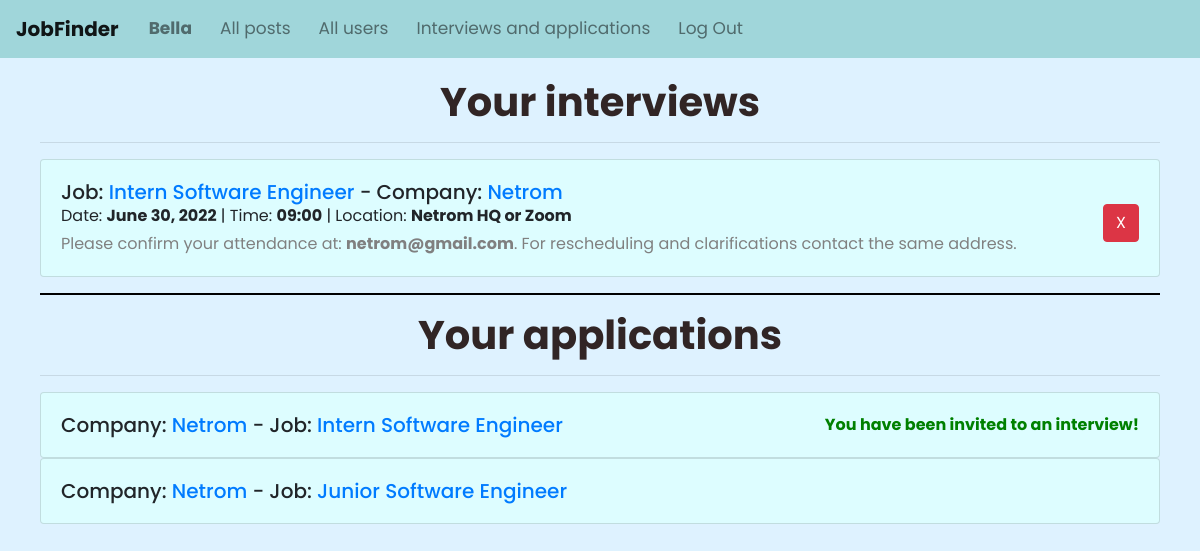
The app's page /interviews (signed in) with its own data.
### JobFinderApp/models.py (models this page shows, shortened)
class User(AbstractUser):
    description = models.CharField(max_length=500, blank=True, null=True)
    birth_date = models.DateField(blank=True, null=True)
    field = models.CharField(max_length=500, blank=True, null=True)
    is_company = models.BooleanField(default=False)
    location = models.CharField(max_length=100, blank=True, null=True)
    link_to_location = models.CharField(max_length=200, blank=True, null=True)
    class Meta:
        ordering = ['-id']

class Message(models.Model):
    company = models.ForeignKey(User, on_delete=models.CASCADE, related_name="messages")
    job = models.ForeignKey(Job, on_delete=models.CASCADE)
    person = models.ForeignKey(User, on_delete=models.CASCADE, related_name="interviews")
    date = models.DateField(blank = True, null = True)
    time = models.CharField(max_length=20)
    location = models.CharField(max_length=60)

class Job(models.Model):
    user = models.ForeignKey(User, on_delete=models.CASCADE, related_name="job_posts")
    applicants = models.ManyToManyField(User, related_name="applications", blank=True)
    accepted = models.ManyToManyField(User, related_name="accepted", blank=True)
    title = models.CharField(max_length=50)
    level = models.CharField(max_length=50)
    color = models.CharField(max_length=50, blank=True, null=True)
    description = models.TextField(max_length=2000)
    requirements = models.TextField(max_length=1500)
    compensation = models.TextField(max_length=1500, default="None")
    field = models.CharField(max_length=500, blank=True, null=True)
    class Meta:
        ordering = ['-id']

### JobFinderApp/views.py (the view)
# urls.py: path("interviews", views.interviews, name="interviews"),
def interviews(request):
    if not request.user.is_company:
        interviews = Message.objects.filter(person=request.user)
        for interview in interviews:
            if interview.date < datetime.date.today():
                interview.job.accepted.remove(interview.person)
                interview.delete()
        return render(request, "JobFinderApp/interviews.html", {
            'interviews': Message.objects.filter(person=request.user),
            'job_applications': Job.objects.filter(applicants=request.user)
        })

### JobFinderApp/templates/JobFinderApp/interviews.html (shortened to what this page needs)
{% extends "JobFinderApp/layout.html" %}
{% block body %}
    <div class="container-fluid" style="padding: 20px 40px;">
        <h1 style="color:rgb(49, 37, 37); text-align: center;"><strong>Your interviews</strong></h1>
        <hr>
        {% for interview in interviews %}
            <div class="card post">
                <div class="card-body pb-1">
                    <h5 class="card-title mb-0"> Job: <a href="{% url 'post' interview.job.id%}">{{ interview.job.title }}</a> - Company: <a href="{% url 'profile' interview.company.username%}">{{ interview.company.username }}</a></h5>
                    <form action="{% url 'delete' interview.id %}" method="POST">
                        <button type="submit" class="btn btn-danger" style="float: right;">X</button>
                    </form>
                    <span>Date: <strong>{{ interview.date }}</strong> | Time: <strong>{{ interview.time }}</strong> | Location: <strong>{{ interview.location }}</strong></span>
                    <p class="mt-1" style="color: grey;">Please confirm your attendance at: <strong>{{ interview.company.email }}</strong>. For rescheduling and clarifications contact the same address.</p>
                </div>
            </div>
        {% empty %}
            <div style="padding-left: 1%;">
                Looks like you don't have any interviews yet!
            </div>
        {% endfor %}
        <hr style="border-color: black; border-width: 2px;">
        <h1 style="color:rgb(49, 37, 37); text-align: center;"><strong>Your applications</strong></h1>
        <hr>
        {% for job in job_applications %}
            <div class="card post">
                <div class="card-body">
                    {% if request.user in job.accepted.all %}
                        <span style="color: green; float: right;"><strong>You have been invited to an interview!</strong></span>
                    {% endif %}
                    <h5 class="card-title mb-0"> Company: <a href="{% url 'profile' job.user.username%}">{{ job.user.username }}</a> - Job: <a href="{% url 'post' job.id%}"> {{ job.title }}</a></h5>
                </div>
            </div>
        {% empty %}
            <div style="padding-left: 1%;">
                Looks like you haven't applied anywhere yet!
            </div>
        {% endfor %}
{% endblock %}

### JobFinderApp/templates/JobFinderApp/layout.html (shortened to what this page needs)
{% load static %}
<!DOCTYPE html>
<html lang="en">
    <head>
        <link rel="stylesheet" href="https://stackpath.bootstrapcdn.com/bootstrap/4.4.1/css/bootstrap.min.css">
        <link href="{% static 'JobFinderApp/styles.css' %}" rel="stylesheet">
    </head>
    <body>
        <nav class="navbar navbar-expand-md navbar-light" style="background-color: rgb(160, 214, 218); font-size: 17px;">
            <a class="navbar-brand" href="{% url 'index' %}"><strong>JobFinder</strong></a>
            <div class="collapse navbar-collapse" id="navbarNav">
              <ul class="nav navbar-nav">
                {% if request.user.is_authenticated %}
                    <li class="nav-item">
                        <a class="nav-link" href="{% url 'profile' request.user.username %}"><strong>{{ request.user.username }}</strong></a>
                    </li>
                    <li class="nav-item">
                        <a class="nav-link" href="{% url 'posts' 'all' 'any' %}">All posts</a>
                    </li>
                    <li class="nav-item">
                        <a class="nav-link" href="{% url 'users' 'all' %}">All users</a>
                    </li>
                    {% if request.user.is_company %}
                        <li class="nav-item">
                            <a class="nav-link" href="{% url 'create_post' %}">Create post</a>
                        </li>
                        <li class="nav-item">
                            <a class="nav-link" href="{% url 'applicants' %}">Applicants</a>
                        </li>
                    {% else %}
                        <li class="nav-item">
                            <a class="nav-link" href="{% url 'interviews' %}">Interviews and applications</a>
                        </li>
                    {% endif %}
                    <li class="nav-item">
                        <a class="nav-link" href="{% url 'logout' %}">Log Out</a>
                    </li>
                {% endif %}
              </ul>
            </div>
          </nav>
        {% block body %}
        {% endblock %}
    </body>
</html>

### JobFinderApp/static/JobFinderApp/styles.css (style rules this page uses)
.post { background-color: rgb(221, 253, 255); transition: background-color 300ms ease-in; cursor: pointer; }
html, body { margin:0px; height:100%; background: #def2ff; font-family: 'Poppins', sans-serif; }
nav div ul li { margin: 0 6px; }

### records on screen
User: user.username "Bella"
Message: job "Intern Software Engineer", company.username "Netrom", date "June 30, 2022", time "09:00", location "Netrom HQ or Zoom", company.email "netrom@gmail.com"
Job: shows "You have been invited to an interview!", user.username "Netrom", title "Intern Software Engineer"
Job: user.username "Netrom", title "Junior Software Engineer"
